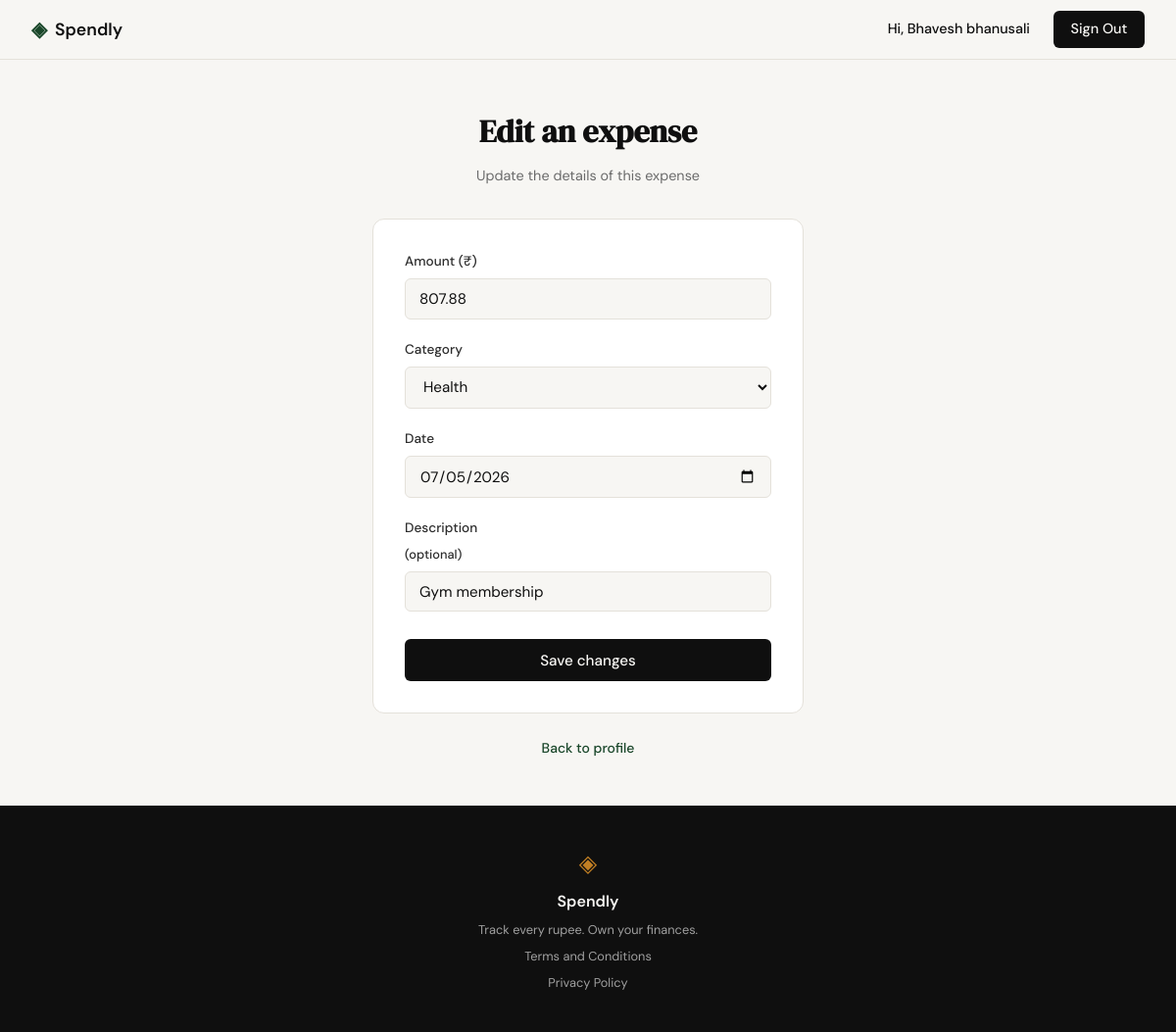
Screenshot of /expenses/21/edit (signed in) with the database file from the repository.
### tables this page shows
CREATE TABLE expenses (
            id INTEGER PRIMARY KEY AUTOINCREMENT,
            user_id INTEGER NOT NULL,
            amount REAL NOT NULL,
            category TEXT NOT NULL,
            date TEXT NOT NULL,
            description TEXT,
            created_at TEXT DEFAULT (datetime('now')),
            FOREIGN KEY (user_id) REFERENCES users (id)
        );

### app.py (the view, shortened to what this page needs)
@app.route("/expenses/<int:id>/edit", methods=["GET", "POST"])
def edit_expense(id):
    user_id = session.get("user_id")
    if not user_id:
        return redirect(url_for("login"))
    expense = get_expense(id, user_id)
    if expense is None:
        abort(404)
    if request.method == "GET":
        return render_template(
            "edit_expense.html",
            categories=EXPENSE_CATEGORIES,
            expense=expense,
            values={
                "amount": expense["amount"],
                "category": expense["category"],
                "date": expense["date"],
                "description": expense["description"] or "",
            },
        )

### database/db.py (called while the page is built)
def get_db():
    conn = sqlite3.connect(DB_PATH)
    conn.row_factory = sqlite3.Row
    conn.execute("PRAGMA foreign_keys = ON")
    return conn

def get_expense(expense_id, user_id):
    conn = get_db()
    row = conn.execute(
        "SELECT id, user_id, amount, category, date, description "
        "FROM expenses WHERE id = ? AND user_id = ?",
        (expense_id, user_id),
    ).fetchone()
    conn.close()
    return dict(row) if row else None

### templates/edit_expense.html (shortened to what this page needs)
{% extends "base.html" %}
{% block content %}
<section class="auth-section">
    <div class="auth-container">
        <div class="auth-header">
            <h1 class="auth-title">Edit an expense</h1>
            <p class="auth-subtitle">Update the details of this expense</p>
        </div>
        <div class="auth-card">
            <form method="POST" action="{{ url_for('edit_expense', id=expense.id) }}">
                <div class="form-group">
                    <label for="amount">Amount (₹)</label>
                    <input type="number" id="amount" name="amount"
                           class="form-input" placeholder="0.00"
                           step="0.01" min="0.01"
                           value="{{ values.amount }}"
                           required autofocus>
                </div>
                <div class="form-group">
                    <label for="category">Category</label>
                    <select id="category" name="category" class="form-input" required>
                        {% for cat in categories %}
                        <option value="{{ cat }}"{{ ' selected' if values.category == cat else '' }}>{{ cat }}</option>
                        {% endfor %}
                    </select>
                </div>
                <div class="form-group">
                    <label for="date">Date</label>
                    <input type="date" id="date" name="date"
                           class="form-input"
                           value="{{ values.date }}" required>
                </div>
                <div class="form-group">
                    <label for="description">Description <span class="field-hint">(optional)</span></label>
                    <input type="text" id="description" name="description"
                           class="form-input" placeholder="e.g. Lunch with friends"
                           value="{{ values.description }}">
                </div>
                <button type="submit" class="btn-submit">Save changes</button>
            </form>
        </div>
        <p class="auth-switch">
            <a href="{{ url_for('profile') }}">Back to profile</a>
        </p>
    </div>
</section>
{% endblock %}

### static/css/style.css (style rules this page uses)
:root { --ink: #0f0f0f; --ink-soft: #2d2d2d; --ink-muted: #6b6b6b; --ink-faint: #a0a0a0; --paper: #f7f6f3; --paper-warm: #f0ede6; --paper-card: #ffffff; --accent: #1a472a; --accent-light: #e8f0eb; --accent-2: #c17f24; --accent-2-light: #fdf3e3; --danger: #c0392b; --danger-light: #fdecea; --border: #e4e1da; --border-soft: #eeebe4; --font-display: 'DM Serif Display', Georgia, serif; --font-body: 'DM Sans', system-ui, sans-serif; --max-width: 1200px; --auth-width: 440px; --radius-sm: 6px; --radius-md: 12px; --radius-lg: 20px; }
*, *::before, *::after { box-sizing: border-box; margin: 0; padding: 0; }
html { font-size: 16px; scroll-behavior: smooth; }
body { background: var(--paper); color: var(--ink); font-family: var(--font-body); font-size: 1rem; line-height: 1.6; -webkit-font-smoothing: antialiased; }
a { color: inherit; text-decoration: none; }
.auth-section { min-height: calc(100vh - 60px - 100px); display: flex; align-items: center; justify-content: center; padding: 3rem 2rem; }
.auth-container { width: 100%; max-width: var(--auth-width); }
.auth-header { text-align: center; margin-bottom: 2rem; }
.auth-title { font-family: var(--font-display); font-size: 2rem; color: var(--ink); margin-bottom: 0.5rem; }
.auth-subtitle { font-size: 0.9rem; color: var(--ink-muted); }
.auth-card { background: var(--paper-card); border: 1px solid var(--border); border-radius: var(--radius-md); padding: 2rem; margin-bottom: 1.5rem; }
.form-group { margin-bottom: 1.25rem; }
.form-group label { display: block; font-size: 0.85rem; font-weight: 500; color: var(--ink-soft); margin-bottom: 0.4rem; }
.form-input { width: 100%; padding: 0.6rem 0.875rem; border: 1px solid var(--border); border-radius: var(--radius-sm); font-family: var(--font-body); font-size: 0.95rem; color: var(--ink); background: var(--paper); outline: none; transition: border-color 0.2s; }
.form-input::placeholder { color: var(--ink-faint); }
.btn-submit { width: 100%; padding: 0.7rem; background: var(--ink); color: var(--paper); border: none; border-radius: var(--radius-sm); font-family: var(--font-body); font-size: 0.95rem; font-weight: 500; cursor: pointer; transition: background 0.2s; margin-top: 0.5rem; }
.field-hint { display: block; margin-top: 0.4rem; font-size: 0.8rem; min-height: 1rem; }
.auth-switch { text-align: center; font-size: 0.875rem; color: var(--ink-muted); }
.auth-switch a { color: var(--accent); font-weight: 500; }
:root { --lp-green: #16a34a; --lp-green-soft: #e6f6ec; --lp-red: #e5484d; --lp-ink: #0f1115; --lp-gray: #667085; --lp-frame: #f4f4f5; --lp-track: #ececec; --lp-line: #ededed; }
:root { --cat-food: #c17f24; --cat-transport: #3b82f6; --cat-bills: #8b5cf6; --cat-health: #16a34a; --cat-entertainment: #e5484d; --cat-shopping: #db2777; --cat-other: #667085; }

### rows the page displays
expenses: amount "807.88", date "07/05/2026", description "Gym membership"

### other values shown
{{ session['user_name'] }} "Bhavesh bhanusali"
form field category "Health"
